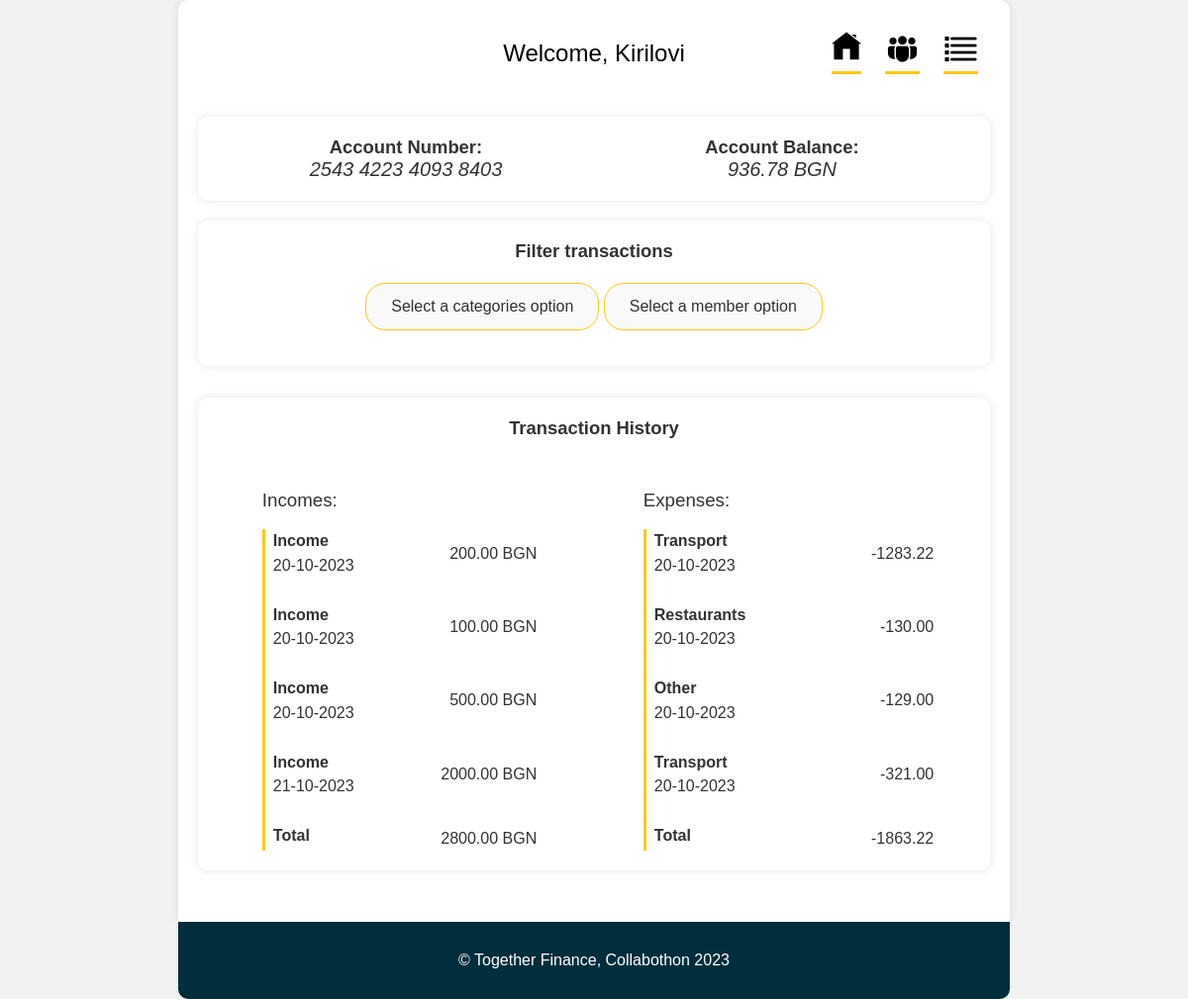
/family/, run on an earlier commit of the app's database.
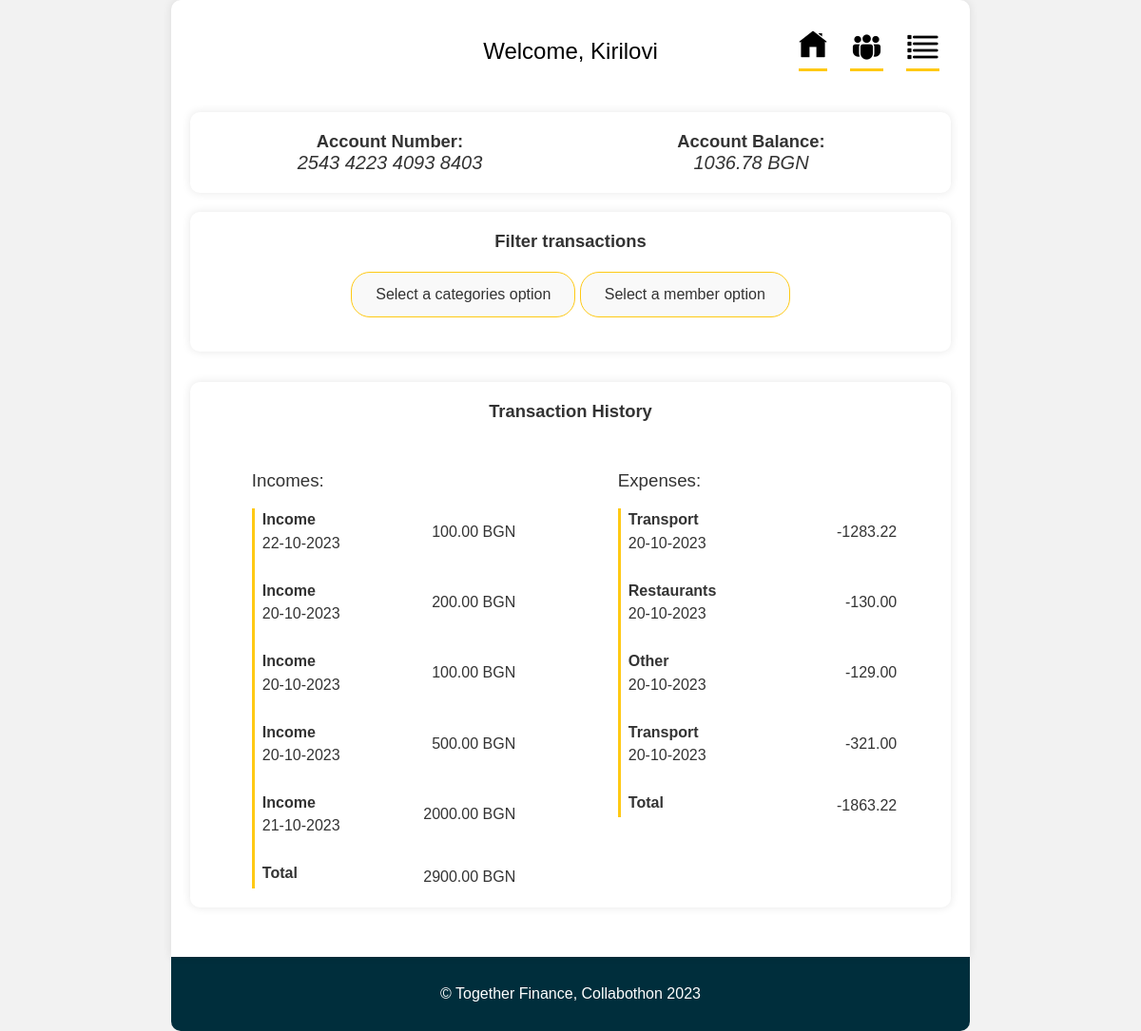
And on a later commit of the database.
### base/models.py (models this page shows, shortened)
class Account(models.Model):
    holder = models.ForeignKey(Customer, on_delete=models.SET_NULL, null=True)
    number = models.CharField(max_length=20)
    amount = models.DecimalField(default=0, max_digits=20, decimal_places=2)
    updated = models.DateTimeField(auto_now=True)
    created = models.DateTimeField(auto_now_add=True)
    members = models.ManyToManyField(Customer, related_name="members", blank=True, null=True)
    type = models.CharField(max_length=20, choices=TYPES, blank=True)
    name = models.CharField(max_length=50, null=True)

class Transactions(models.Model):
    affected_account = models.ForeignKey(Account, on_delete=models.SET_NULL, null=True)
    amount = models.DecimalField(max_digits=20, decimal_places=2)
    updated = models.DateTimeField(auto_now=True)
    created = models.DateTimeField(auto_now_add=True)
    person = models.ForeignKey(Customer, on_delete=models.SET_NULL, null=True)
    category = models.CharField(max_length=20, choices=CATEGORIES, default="Other")
    class Meta:
        ordering = ["-updated", "-created"]

### base/views.py (the view)
# urls.py: path("family/", views.family_page, name="family"),
def family_page(request):
    q = request.GET.get("q") if request.GET.get("q") is not None else ""
    account = Account.objects.get(name="Kirilovi")
    transactions = Transactions.objects.filter(
        (Q(person__name__icontains=q) & Q(affected_account=account)) |
        (Q(affected_account=account) & Q(category__icontains=q))
    )
    total_spent_amount = sum(t.amount for t in transactions if t.amount < 0)
    total_income_amount = sum(t.amount for t in transactions if t.amount >= 0)
    category_counts = Transactions.objects.values('category').annotate(count=Count('category'))
    unique_categories = [item['category'] for item in category_counts]
    account.amount = set_account_amount(account)
    members = account.members
    context = {"account": account,
               "transactions": transactions,
               "members": members,
               "categories": unique_categories,
               "total_spent_amount": total_spent_amount,
               "total_income_amount": total_income_amount
               }
    return render(request, "family.html", context)

### base/views.py (called while the page is built)
def set_account_amount(account):
    transactions = Transactions.objects.filter(affected_account=account)
    amount = 0
    for t in transactions:
        amount += t.amount
    return amount

### templates/family.html (shortened to what the changed rows need)
<!DOCTYPE html>
{% load static %}
<html lang="en">
  <head>
    <link rel="stylesheet" href="{% static 'styles/style.css' %}"/>
    <link rel="stylesheet" href="{% static 'styles/family_style.css' %}" />
  </head>
  <body>
    <div class="container">
      <header>
        <h1>Welcome, {{account.name}}</h1>
        <nav class="nav">
          <ul>
          </ul>
        </nav>
      </header>
      <section class="tab-content">
        <div class="tab home-tab active">
          <section class="account-info">
            <div class="account-details">
              <h2>Account Number:</h2>
              <p><i>{{account.number}}</i></p>
            </div>
            <div class="account-balance">
              <h2>Account Balance:</h2>
              <p><i>{{ account.amount }} BGN</i></p>
            </div>
          </section>
          <section class="filters">
            <h2>Filter transactions</h2>
          </section>
          <section class="transaction-history">
            <h2 class="transactions-heading">Transaction History</h2>
            <div class="transaction-list">
              <div class="transactions-container">
                <div class="incomes">
                    {% for t in transactions %}
                        {% if t.amount >= 0 %}
                  <div class="transaction-container t-item-1">
                    <article class="transaction">
                      <div class="name-date">
                        <p class="trans-name">{{ t.category }}</p>
                        <p class="trans-date">{{ t.created|date:"d-m-Y"}}</p>
                      </div>
                      <div class="value"> {{ t.amount }} BGN </div>
                    </article>
                  </div>
                        {% endif %}
                    {% endfor %}
                <div class="transaction-container t-item-1">
                    <article class="transaction">
                      <div class="name-date">
                        <p class="trans-name">Total</p>
                      </div>
                      <div class="value"> {{ total_income_amount }} BGN </div>
                    </article>
                  </div>
            </div>
                <div class="expenses">
                    {% for t in transactions %}
                        {% if t.amount < 0 %}
                    <div class="transaction-container t-item-1">
                        <article class="transaction">
                        <div class="name-date">
                        <p class="trans-name">{{ t.category }}</p>
                        <p class="trans-date">{{ t.created|date:"d-m-Y"}}</p>
                      </div>
                      <div class="value">{{ t.amount }}</div>
                    </article>
                  </div>
                        {% endif %}
                    {% endfor %}
                </div>
              </div>
          </section>
        </div>
      </section>
    </div>
  </body>
</html>

What changed in the data, as far as the page shows it:
computed for Account "Kirilovi": amount "936.78" → "1036.78"
added Transactions: category "Income", created "22-10-2023", amount "100.00", shown under "Incomes:"
Also different on the page:
{{ total_income_amount }}: "2800.00" → "2900.00"
